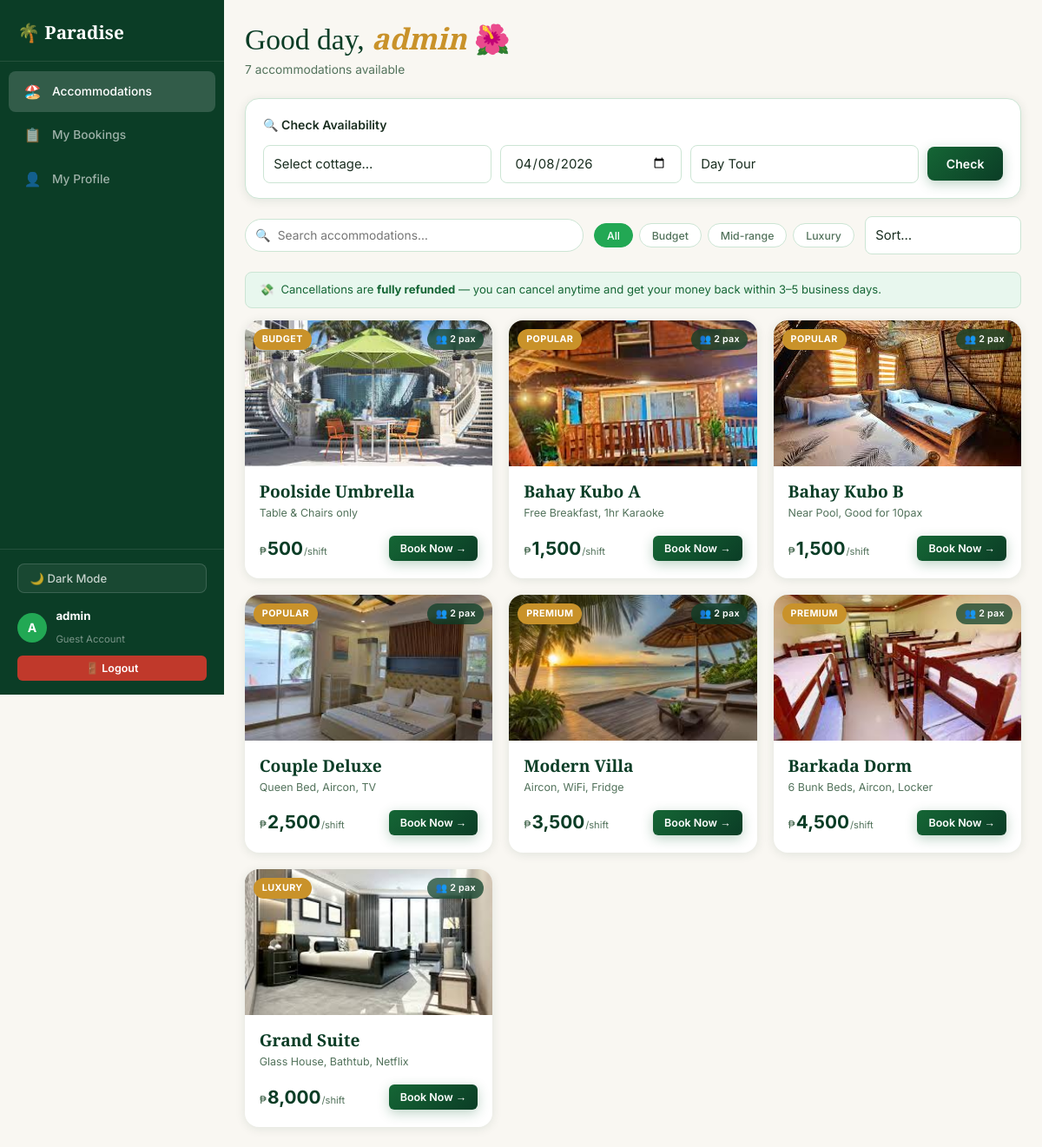
Page /guest/dashboard (signed in) on the committed database.
### tables this page shows
CREATE TABLE cottages (
            id          INTEGER PRIMARY KEY AUTOINCREMENT,
            name        TEXT    UNIQUE NOT NULL,
            price       REAL    NOT NULL,
            inclusions  TEXT,
            image_path  TEXT,
            is_active   INTEGER DEFAULT 1,
            created_at  TEXT    DEFAULT (datetime('now'))
        , max_guests INTEGER DEFAULT 2, policy TEXT DEFAULT '');

### app/controllers/guest_controller.py (the view)
@guest_bp.route('/dashboard')
@login_required
def dashboard():
    cottages = CottageModel.get_all()
    today    = date.today().isoformat()
    return render_template('dashboard.html', cottages=cottages,
                           user=session['user'], today=today)

### app/__init__.py (called while the page is built)
def generate_csrf():
    if '_csrf_token' not in session:
        session['_csrf_token'] = secrets.token_hex(32)
    return session['_csrf_token']

### app/controllers/auth_controller.py (called while the page is built)
def login_required(f):
    from functools import wraps
    @wraps(f)
    def d(*a, **kw):
        if 'user' not in session: return redirect(url_for('auth.login'))
        return f(*a, **kw)
    return d

### app/models/resort_model.py (called while the page is built)
def get_db():
    conn = sqlite3.connect(DB_PATH)
    conn.row_factory = sqlite3.Row
    conn.execute("PRAGMA foreign_keys = ON")
    return conn

    @staticmethod
    def get_all():
        c = get_db()
        rows = c.execute("SELECT * FROM cottages WHERE is_active=1 ORDER BY price ASC").fetchall()
        c.close(); return [dict(r) for r in rows]

### app/views/templates/dashboard.html (shortened to what this page needs)
{% extends 'base.html' %}
{% block body %}
<div class="app">
  <aside class="sidebar" id="sidebar" aria-label="Main navigation">
    <div class="sb-top">
      <div class="sb-brand">🌴 Paradise</div>
    </div>
    <nav class="sb-nav">
      <a href="{{ url_for('guest.dashboard') }}" class="sb-link active" aria-current="page"><span aria-hidden="true">🏖️</span> Accommodations</a>
      <a href="{{ url_for('guest.my_bookings') }}" class="sb-link"><span aria-hidden="true">📋</span> My Bookings</a>
      <a href="{{ url_for('auth.profile') }}" class="sb-link"><span aria-hidden="true">👤</span> My Profile</a>
    </nav>
    <div class="sb-footer">
      <button class="theme-toggle" id="themeToggle" type="button" aria-label="Toggle dark mode">🌙 Dark Mode</button>
      <div class="sb-user">
        <div class="sb-avatar" aria-hidden="true">{{ user[0].upper() }}</div>
        <div class="sb-user-info"><strong>{{ user }}</strong><small>Guest Account</small></div>
      </div>
      <a href="{{ url_for('auth.logout') }}" class="btn btn-danger btn-sm btn-full" aria-label="Logout">🚪 Logout</a>
    </div>
  </aside>
  <div class="app-main" id="main-content">
    <header class="app-header">
      <div class="app-header-info">
        <h1>Good day, <em>{{ user }}</em> 🌺</h1>
        <p>{{ cottages|length }} accommodation{{ 's' if cottages|length != 1 }} available</p>
      </div>
    </header>
    <div class="avail-bar" role="search" aria-label="Check accommodation availability">
      <div class="avail-bar-title">🔍 Check Availability</div>
      <div class="avail-bar-fields">
        <select id="availCottage" class="field-inp" style="flex:2" aria-label="Select cottage">
          <option value="">Select cottage…</option>
        </select>
        <input type="date" id="availDate" class="field-inp" style="flex:1.5" min="{{ today }}" aria-label="Select date"/>
        <select id="availShift" class="field-inp" style="flex:2" aria-label="Select shift">
          <option value="Day Tour (8am-5pm)">Day Tour</option>
        </select>
        <button type="button" id="availBtn" class="btn btn-primary">Check</button>
      </div>
    </div>
    <div class="filter-bar">
      <div class="search-box">
        <span aria-hidden="true">🔍</span>
        <input type="search" id="searchInput" placeholder="Search accommodations…" autocomplete="off" aria-label="Search accommodations"/>
      </div>
      <div class="filter-chips" role="group" aria-label="Filter by price range">
        <button type="button" class="fchip active" data-f="all" aria-pressed="true">All</button>
        <button type="button" class="fchip" data-f="budget" aria-pressed="false">Budget</button>
        <button type="button" class="fchip" data-f="mid" aria-pressed="false">Mid-range</button>
        <button type="button" class="fchip" data-f="luxury" aria-pressed="false">Luxury</button>
      </div>
      <select id="sortSelect" class="field-inp sort-select" aria-label="Sort accommodations">
        <option value="">Sort…</option>
      </select>
    </div>
    <div class="refund-banner" role="note" aria-label="Cancellation and refund info">
      <span aria-hidden="true">💸</span>
      <span>Cancellations are <strong>fully refunded</strong> — you can cancel anytime and get your money back within 3–5 business days.</span>
    </div>
    <div class="cottages-grid" id="cottageGrid" role="list" aria-label="Available accommodations">
      {% for c in cottages %}
      <article class="c-card" data-price="{{ c.price }}" data-name="{{ c.name.lower() }}" role="listitem">
        <div class="c-card-img">
          <img src="{{ url_for('static', filename='images/' + c.image_path) }}" alt="{{ c.name }}" loading="lazy"
               onerror="this.src='{{ url_for('static', filename='images/welcome.jpg') }}'"/>
          <span class="c-badge">
            {%- if c.price < 1500 %}Budget{%- elif c.price >= 5000 %}Luxury{%- elif c.price >= 3000 %}Premium{%- else %}Popular{%- endif %}
          </span>
          <span class="c-pax-badge">👥 {{ c.max_guests or 2 }} pax</span>
        </div>
        <div class="c-card-body">
          <h3 class="c-name">{{ c.name }}</h3>
          <p class="c-inc">{{ c.inclusions }}</p>
          <div class="c-footer">
            <div class="c-price" aria-label="₱{{ '{:,.0f}'.format(c.price) }} per shift">
              <span class="c-peso" aria-hidden="true">₱</span>
              <span class="c-amount">{{ '{:,.0f}'.format(c.price) }}</span>
              <span class="c-unit">/shift</span>
            </div>
            <a href="{{ url_for('guest.booking', cid=c.id) }}" class="btn btn-primary btn-sm" aria-label="Book {{ c.name }}">Book Now →</a>
          </div>
        </div>
      </article>
      {% else %}
      <div class="no-results" style="grid-column:1/-1" role="status">
        <p aria-hidden="true">🏗️</p><h3>No accommodations yet.</h3>
      </div>
      {% endfor %}
    </div>
  </div>
</div>
{% endblock %}

### app/views/templates/base.html (shortened to what this page needs)
<!DOCTYPE html>
<html lang="en" data-theme="light" id="htmlRoot">
<head>
<link rel="stylesheet" href="{{ url_for('static', filename='css/main.css') }}"/>
</head>
<body>
{% block body %}{% endblock %}
</body>
</html>

### rows in the picture
cottages: image_path (picture), shows "BUDGET", max_guests "2", name "Poolside Umbrella", inclusions "Table & Chairs only", price "500"
cottages: image_path (picture), shows "POPULAR", max_guests "2", name "Bahay Kubo A", inclusions "Free Breakfast, 1hr Karaoke", price "1,500"
cottages: image_path (picture), shows "POPULAR", max_guests "2", name "Bahay Kubo B", inclusions "Near Pool, Good for 10pax", price "1,500"
cottages: image_path (picture), shows "POPULAR", max_guests "2", name "Couple Deluxe", inclusions "Queen Bed, Aircon, TV", price "2,500"
cottages: image_path (picture), shows "PREMIUM", max_guests "2", name "Modern Villa", inclusions "Aircon, WiFi, Fridge", price "3,500"
cottages: image_path (picture), shows "PREMIUM", max_guests "2", name "Barkada Dorm", inclusions "6 Bunk Beds, Aircon, Locker", price "4,500"
cottages: image_path (picture), shows "LUXURY", max_guests "2", name "Grand Suite", inclusions "Glass House, Bathtub, Netflix", price "8,000"

### other values in the picture
{{ user[0].upper() }} "A"
{{ user }} "admin"
{{ cottages|length }} "7"
{{ 's' if cottages|length != 1 }} "s"
